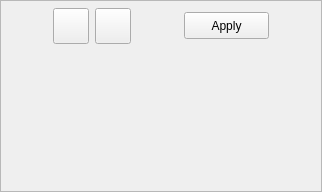
<?xml version="1.0" encoding="UTF-8"?>
<ui version="4.0">
 <class>RangeAdjustments</class>
 <widget class="QWidget" name="RangeAdjustments">
  <property name="geometry">
   <rect>
    <x>0</x>
    <y>0</y>
    <width>322</width>
    <height>192</height>
   </rect>
  </property>
  <property name="sizePolicy">
   <sizepolicy hsizetype="Preferred" vsizetype="Preferred">
    <horstretch>0</horstretch>
    <verstretch>0</verstretch>
   </sizepolicy>
  </property>
  <property name="minimumSize">
   <size>
    <width>0</width>
    <height>0</height>
   </size>
  </property>
  <property name="maximumSize">
   <size>
    <width>16777215</width>
    <height>16777215</height>
   </size>
  </property>
  <property name="windowTitle">
   <string>Representation range</string>
  </property>
  <property name="windowIcon">
   <iconset resource="../ressources.qrc">
    <normaloff>:/icons/viewRange.svg</normaloff>:/icons/viewRange.svg</iconset>
  </property>
  <layout class="QVBoxLayout" name="verticalLayout_4">
   <property name="spacing">
    <number>4</number>
   </property>
   <property name="leftMargin">
    <number>0</number>
   </property>
   <property name="topMargin">
    <number>0</number>
   </property>
   <property name="rightMargin">
    <number>0</number>
   </property>
   <property name="bottomMargin">
    <number>0</number>
   </property>
   <item>
    <widget class="QScrollArea" name="scrollArea">
     <property name="widgetResizable">
      <bool>true</bool>
     </property>
     <widget class="QWidget" name="scrollAreaWidgetContents">
      <property name="geometry">
       <rect>
        <x>0</x>
        <y>0</y>
        <width>320</width>
        <height>190</height>
       </rect>
      </property>
      <layout class="QVBoxLayout" name="verticalLayout_3">
       <property name="spacing">
        <number>2</number>
       </property>
       <property name="leftMargin">
        <number>5</number>
       </property>
       <property name="topMargin">
        <number>5</number>
       </property>
       <property name="rightMargin">
        <number>5</number>
       </property>
       <property name="bottomMargin">
        <number>5</number>
       </property>
       <item>
        <widget class="QWidget" name="axesWidget" native="true">
         <layout class="QHBoxLayout" name="horizontalLayout_2">
          <property name="spacing">
           <number>6</number>
          </property>
          <property name="leftMargin">
           <number>0</number>
          </property>
          <property name="topMargin">
           <number>0</number>
          </property>
          <property name="rightMargin">
           <number>0</number>
          </property>
          <property name="bottomMargin">
           <number>0</number>
          </property>
          <item>
           <widget class="QWidget" name="formWidget" native="true">
            <layout class="QFormLayout" name="xForm">
             <property name="horizontalSpacing">
              <number>6</number>
             </property>
             <property name="verticalSpacing">
              <number>6</number>
             </property>
             <property name="leftMargin">
              <number>0</number>
             </property>
             <property name="topMargin">
              <number>0</number>
             </property>
             <property name="rightMargin">
              <number>0</number>
             </property>
             <property name="bottomMargin">
              <number>0</number>
             </property>
            </layout>
           </widget>
          </item>
          <item>
           <widget class="QWidget" name="formWidget_2" native="true">
            <layout class="QFormLayout" name="yForm">
             <property name="horizontalSpacing">
              <number>6</number>
             </property>
             <property name="verticalSpacing">
              <number>6</number>
             </property>
             <property name="leftMargin">
              <number>0</number>
             </property>
             <property name="topMargin">
              <number>0</number>
             </property>
             <property name="rightMargin">
              <number>0</number>
             </property>
             <property name="bottomMargin">
              <number>0</number>
             </property>
            </layout>
           </widget>
          </item>
         </layout>
        </widget>
       </item>
       <item>
        <widget class="QWidget" name="buttons" native="true">
         <property name="sizePolicy">
          <sizepolicy hsizetype="Preferred" vsizetype="Maximum">
           <horstretch>0</horstretch>
           <verstretch>0</verstretch>
          </sizepolicy>
         </property>
         <layout class="QHBoxLayout" name="horizontalLayout">
          <property name="leftMargin">
           <number>0</number>
          </property>
          <property name="topMargin">
           <number>0</number>
          </property>
          <property name="rightMargin">
           <number>0</number>
          </property>
          <property name="bottomMargin">
           <number>0</number>
          </property>
          <item>
           <spacer name="horizontalSpacer_2">
            <property name="orientation">
             <enum>Qt::Horizontal</enum>
            </property>
            <property name="sizeHint" stdset="0">
             <size>
              <width>40</width>
              <height>20</height>
             </size>
            </property>
           </spacer>
          </item>
          <item>
           <widget class="QWidget" name="viewOptionsWidget" native="true">
            <layout class="QHBoxLayout" name="horizontalLayout_7">
             <property name="leftMargin">
              <number>0</number>
             </property>
             <property name="topMargin">
              <number>0</number>
             </property>
             <property name="rightMargin">
              <number>0</number>
             </property>
             <property name="bottomMargin">
              <number>0</number>
             </property>
             <item>
              <widget class="QPushButton" name="orthonormal">
               <property name="sizePolicy">
                <sizepolicy hsizetype="Fixed" vsizetype="Fixed">
                 <horstretch>0</horstretch>
                 <verstretch>0</verstretch>
                </sizepolicy>
               </property>
               <property name="minimumSize">
                <size>
                 <width>36</width>
                 <height>36</height>
                </size>
               </property>
               <property name="maximumSize">
                <size>
                 <width>36</width>
                 <height>36</height>
                </size>
               </property>
               <property name="text">
                <string/>
               </property>
               <property name="icon">
                <iconset resource="../ressources.qrc">
                 <normaloff>:/icons/orthonormalView.svg</normaloff>:/icons/orthonormalView.svg</iconset>
               </property>
               <property name="iconSize">
                <size>
                 <width>30</width>
                 <height>30</height>
                </size>
               </property>
              </widget>
             </item>
             <item>
              <widget class="QPushButton" name="resetView">
               <property name="sizePolicy">
                <sizepolicy hsizetype="Fixed" vsizetype="Fixed">
                 <horstretch>0</horstretch>
                 <verstretch>0</verstretch>
                </sizepolicy>
               </property>
               <property name="minimumSize">
                <size>
                 <width>36</width>
                 <height>36</height>
                </size>
               </property>
               <property name="maximumSize">
                <size>
                 <width>36</width>
                 <height>36</height>
                </size>
               </property>
               <property name="text">
                <string/>
               </property>
               <property name="icon">
                <iconset resource="../ressources.qrc">
                 <normaloff>:/icons/resetToDefaultView.svg</normaloff>:/icons/resetToDefaultView.svg</iconset>
               </property>
               <property name="iconSize">
                <size>
                 <width>30</width>
                 <height>30</height>
                </size>
               </property>
              </widget>
             </item>
            </layout>
           </widget>
          </item>
          <item>
           <spacer name="horizontalSpacer">
            <property name="orientation">
             <enum>Qt::Horizontal</enum>
            </property>
            <property name="sizeHint" stdset="0">
             <size>
              <width>40</width>
              <height>20</height>
             </size>
            </property>
           </spacer>
          </item>
          <item>
           <widget class="QPushButton" name="apply">
            <property name="minimumSize">
             <size>
              <width>85</width>
              <height>27</height>
             </size>
            </property>
            <property name="maximumSize">
             <size>
              <width>85</width>
              <height>27</height>
             </size>
            </property>
            <property name="text">
             <string>Apply</string>
            </property>
           </widget>
          </item>
          <item>
           <spacer name="horizontalSpacer_3">
            <property name="orientation">
             <enum>Qt::Horizontal</enum>
            </property>
            <property name="sizeHint" stdset="0">
             <size>
              <width>40</width>
              <height>20</height>
             </size>
            </property>
           </spacer>
          </item>
         </layout>
        </widget>
       </item>
       <item>
        <spacer name="verticalSpacer">
         <property name="orientation">
          <enum>Qt::Vertical</enum>
         </property>
         <property name="sizeHint" stdset="0">
          <size>
           <width>20</width>
           <height>40</height>
          </size>
         </property>
        </spacer>
       </item>
      </layout>
     </widget>
    </widget>
   </item>
  </layout>
 </widget>
 <resources>
  <include location="../ressources.qrc"/>
 </resources>
 <connections/>
</ui>
